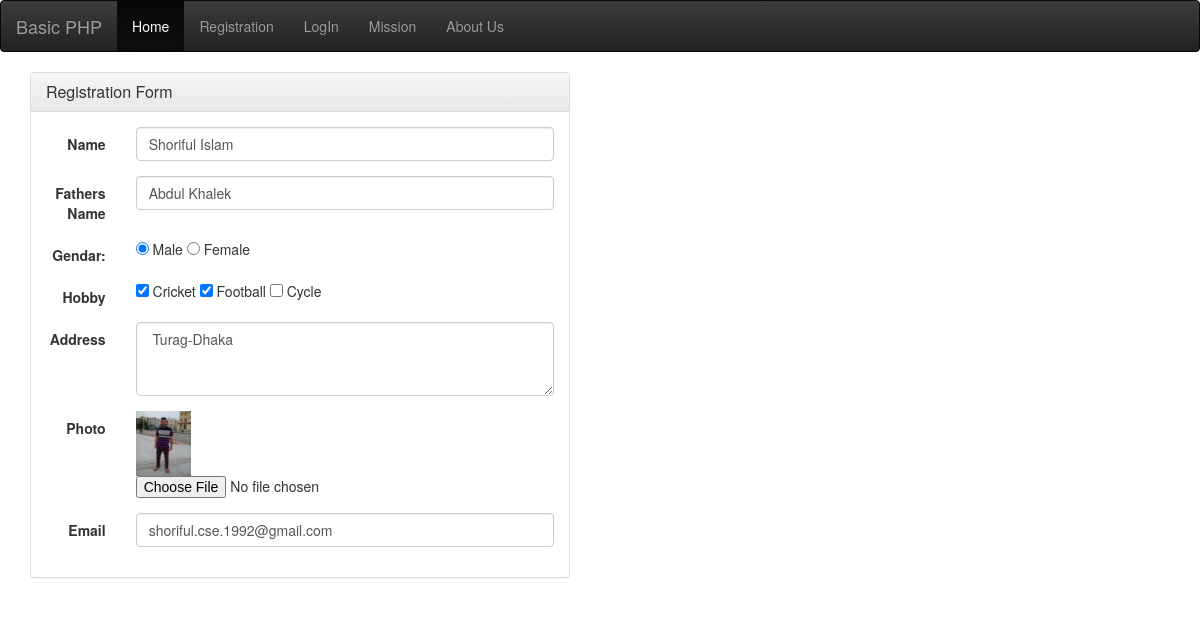
The app's page /edit.php?member_id=24 with its own data.
### tables this page shows
CREATE TABLE IF NOT EXISTS `registration` (
  `member_id` int(11) NOT NULL AUTO_INCREMENT,
  `name` varchar(100) DEFAULT NULL,
  `father_name` varchar(80) DEFAULT NULL,
  `hobby` varchar(80) DEFAULT NULL,
  `email` varchar(100) DEFAULT NULL,
  `password` varchar(100) NOT NULL,
  `gendar` varchar(30) DEFAULT NULL,
  `address` varchar(200) DEFAULT NULL,
  `photo` varchar(70) DEFAULT NULL,
  PRIMARY KEY (`member_id`)
);

### edit.php (the view, shortened to what this page needs)
<!DOCTYPE html PUBLIC "-//W3C//DTD XHTML 1.0 Transitional//EN" "http://www.w3.org/TR/xhtml1/DTD/xhtml1-transitional.dtd">
<html xmlns="http://www.w3.org/1999/xhtml">
<head>
</head>
<body>
<?php include('header.php');
	$member_id = $_REQUEST['member_id'];
	$select = "SELECT * FROM registration WHERE member_id = $member_id ";
	$array = mysql_query($select);
	$show = mysql_fetch_array($array);
	$hobbies = explode (",", $show['hobby'] );
?>
<div class="container">
<div class="row col-md-6">
<div class="panel panel-default">
<div class="panel-heading">
      <h3 class="panel-title">
         Registration Form
      </h3>
   </div>
<div class="panel-body">
<form class="form-horizontal" method="post">
	<div class="form-group">
    <label for="inputName3" class="col-sm-2 control-label">Name</label>
	<div class="col-sm-10">
  		<input type="text" name="name"  class="form-control"  pattern="[^0-9]{2,80}" value="<?php echo $show['name'];?>" required />
  	</div>
	</div>
	<div class="form-group">
    <label for="inputFathersname3" class="col-sm-2 control-label">Fathers Name</label>
	<div class="col-sm-10">
  		<input type="text"  name="father_name" class="form-control" id="inputFathersname3" value="<?php echo $show['father_name'];?>" >
  	</div>
	</div>
	<div class="form-group">
    <label for="inputGender3" class="col-sm-2 control-label">Gendar:</label>
	<div class="col-sm-10">
  		<input type="radio" name="gendar" id="optionsRadios1" value="Male" <?php if (strtolower($show['gendar'])=='male'){echo 'checked';} ?> >
		Male
		<input type="radio" name="gendar" id="optionsRadios2" value="Female" <?php if (strtolower($show['gendar'])=='female'){echo 'checked';} ?> >
		Female
  	</div>
	</div>
    <div class="form-group">
    <label for="inputHobby3" class="col-sm-2 control-label">Hobby</label>
    <div class="col-sm-10">
      <input type="checkbox" name="hobby[]" id="optionsCheckbox1" value="Cricket" <?php if(in_array('Cricket', $hobbies) ) {echo 'checked';}?> >
	  Cricket
	  <input type="checkbox" name="hobby[]" id="optionsCheckbox2" value="Football" <?php if(in_array('Football', $hobbies) ) {echo 'checked';}?> >
	  Football
	  <input type="checkbox" name="hobby[]" id="optionsCheckbox3" value="Cycle" <?php if(in_array('Cycle', $hobbies) ) {echo 'checked';}?> >
	  Cycle
    </div>
  </div>
  <div class="form-group">
    <label for="inputAddress3" class="col-sm-2 control-label">Address</label>
	<div class="col-sm-10">
  		<textarea name="address" class="form-control" rows="3"> <?php echo $show['address'];?>  </textarea>
  	</div>
	</div>
	<div class="form-group">
    <label for="inputPhoto3" class="col-sm-2 control-label">Photo</label>
	<div class="col-sm-10">
  		<?php
	  		$photo = is_file($show['photo']) ? $show['photo'] : 'images/no_photo.jpg';
	  ?>
	  <img src="<?php echo $photo; ?>" width="55" height="65" />
        <input type="file" name="photo" />
  	</div>
	</div>
	<div class="form-group">
    <label for="inputEmail3" class="col-sm-2 control-label">Email</label>
    <div class="col-sm-10">
      <input type="email"  name="email" class="form-control" id="inputEmail3" value="<?php echo $show['email'];?>" required >
    </div>
  </div>
</form>
</div>
</div>
</div>
</div>
</body>
</html>

### records on screen
registration: name "Shoriful Islam", father_name "Abdul Khalek", gendar "☑", hobby "☑", address "Turag-Dhaka", photo (picture), email "shoriful.cse.1992@gmail.com"
